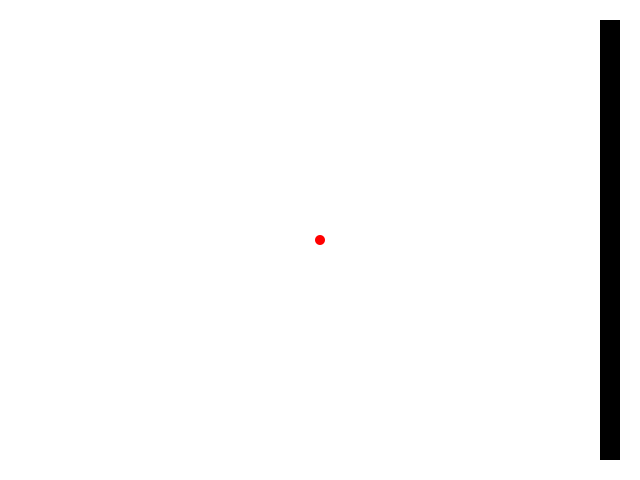
Frame 1 (no input)
Frame 60 (the mouse pressed at the canvas centre just before this capture): identical to frame 1, image omitted
Frame 120 (the mouse held since frame 60 and released just before this capture): identical to frame 1, image omitted

The Processing sketch that drew this single still picture (run headless with seeded random() and noise(); from frame 60 on, the mouse is pressed at the canvas centre):

// Processing sketch: slider_example
// ── slider_example.pde
//simple slider.
//drag your mouse along the rectangle to make the circle grow and shrink.

//declare variables for your circle diameter, rectangle x and y, and rectangle width and height
float d;
float sw, sh;
float sx, sy;

//declare a boolean that determines whether or not the mouse is being dragged
boolean dragging;

void setup() {
  size(640, 480);
  smooth();
  
  //initialize all your values
  d = 10;
  sw = 20;
  sh = 440;
  sx = 600;
  sy = 20;

  //initialize dragging to be false
  dragging = false;
}

void draw() {
  
  //draw your shapes with initial values
  background(255);
  noStroke();
  fill(0);
  rect(sx, sy, sw, sh);

  fill(255, 0, 0);
  ellipse(width/2, height/2, d, d);

  //if you are dragging the mouse...
  if (dragging == true) {
    //and your mouse is inside the rectangle...
    if (mouseX >= sx && mouseX <= sx+sw && mouseY >= sy && mouseY <= sy + sh) {
      
      //create a new variable here that maps where the mouse is on the rect to the max diameter you want for the circle
      float val = map(mouseY, 0, 440, 10, 200);
      
      //set the diameter equal to your new variable
      d = val;
    }
  }
  
  //determines whether or not dragging is true or false
  if (mousePressed) {
    dragging = true;
  } else {
    dragging = false;
  }
  
  println(dragging);
}
